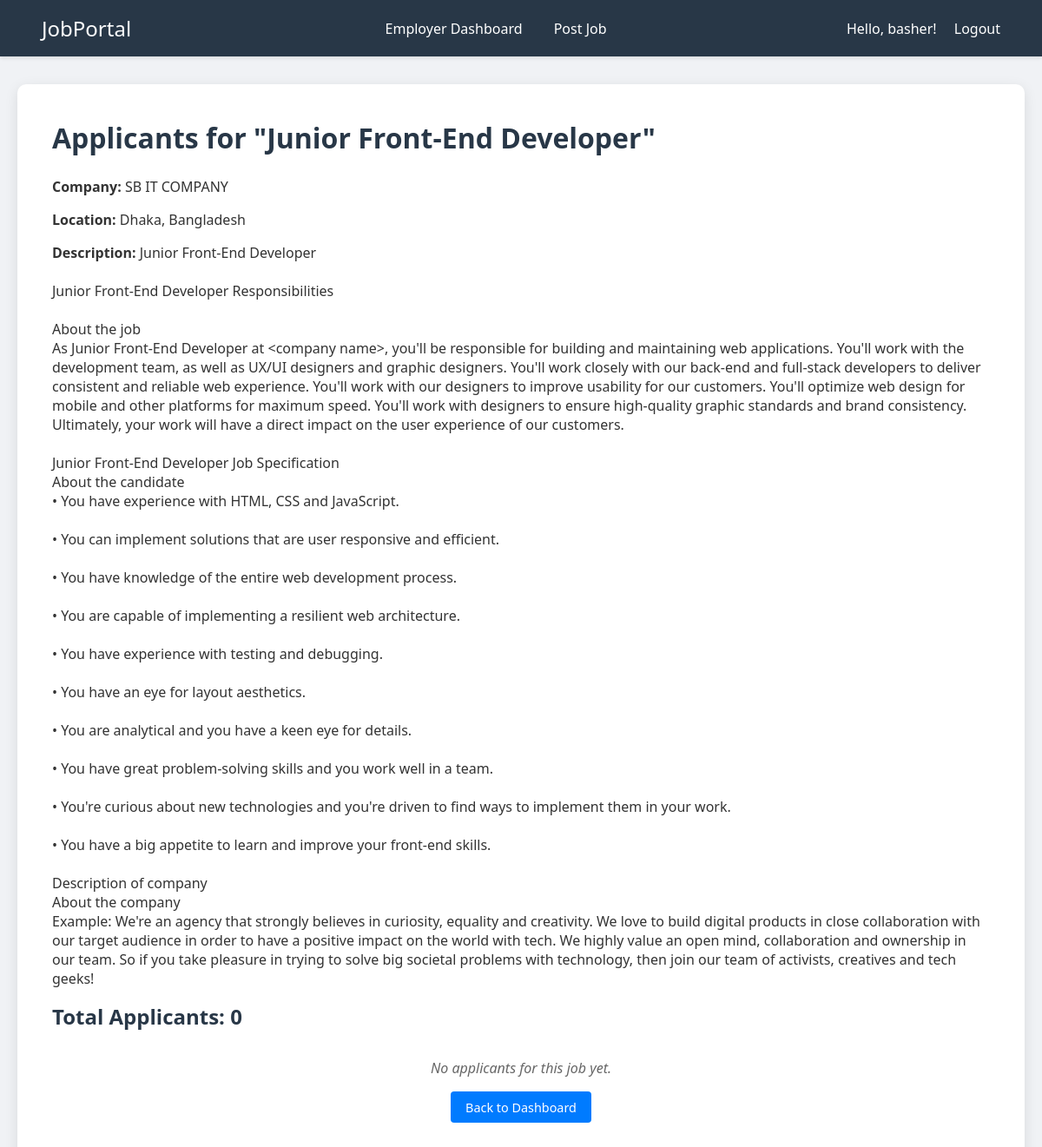
The page /employer/job/1/applicants/ (signed in) on the database as committed earlier.
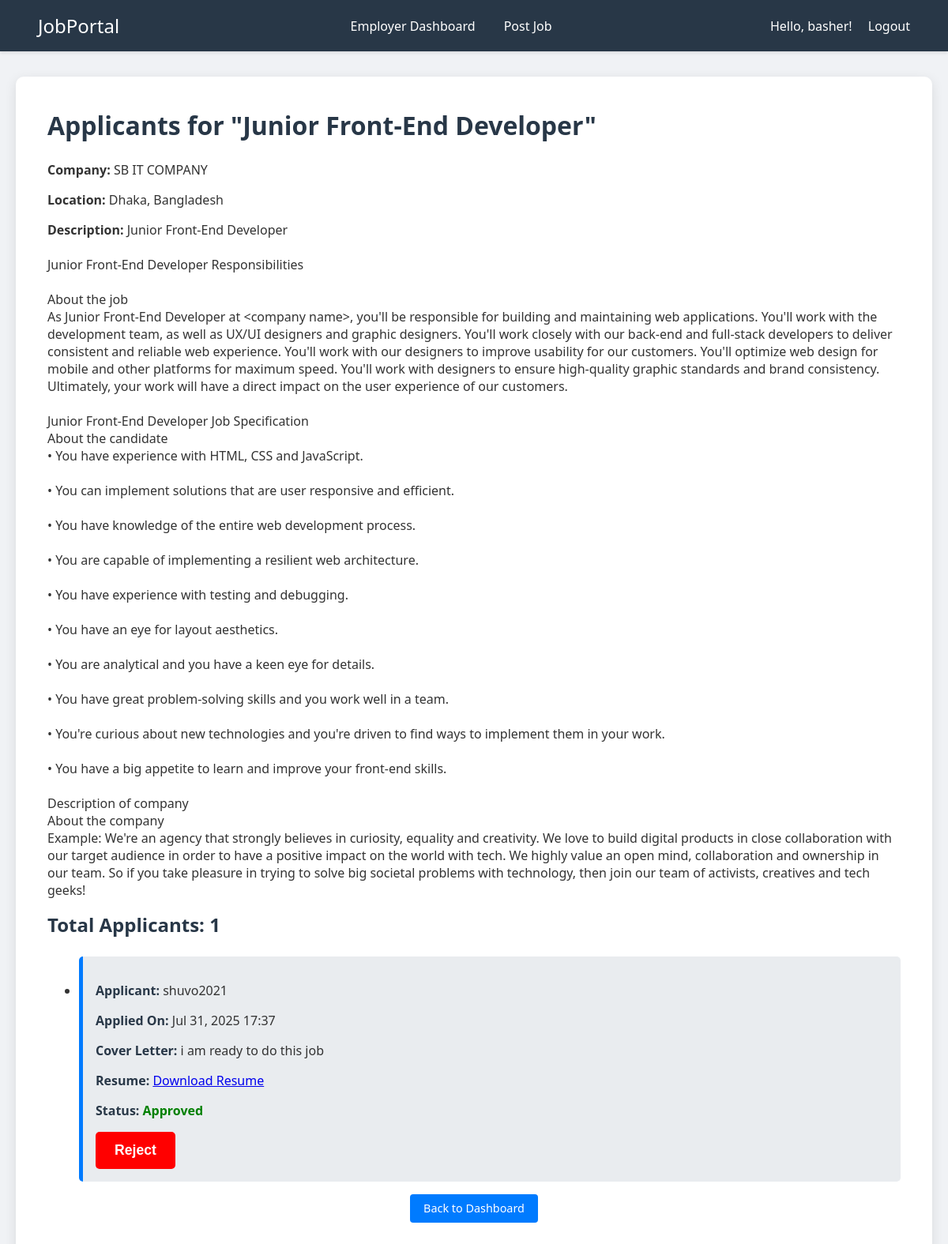
The same page on the database as committed later.
### accounts/models.py (models this page shows, shortened)
class User(AbstractUser):
    USER_TYPE_CHOICES = (
        ('applicant', 'Applicant'),
        ('employer', 'Employer'),
    )
    user_type = models.CharField(max_length=10, choices=USER_TYPE_CHOICES, default='applicant')
    groups = models.ManyToManyField(
        Group,
        related_name='accounts_user_set',
        blank=True,
        help_text='The groups this user belongs to. A user will get all permissions granted to each of their groups.',
        verbose_name='groups'
    )
    user_permissions = models.ManyToManyField(
        Permission,
        related_name='accounts_user_set',
        blank=True,
        help_text='Specific permissions for this user.',
        verbose_name='user permissions'
    )
    def is_employer(self):
        return self.user_type == 'employer'

### jobs/models.py (models this page shows, shortened)
class Job(models.Model):
    title = models.CharField(max_length=255)
    company_name = models.CharField(max_length=255)
    location = models.CharField(max_length=255)
    description = models.TextField()
    posted_by = models.ForeignKey(settings.AUTH_USER_MODEL, on_delete=models.CASCADE, related_name='posted_jobs')
    created_at = models.DateTimeField(auto_now_add=True)

class Application(models.Model):
    STATUS_CHOICES = (
        ('Pending', 'Pending'),
        ('Approved', 'Approved'),
        ('Rejected', 'Rejected'),
    )
    job = models.ForeignKey(Job, on_delete=models.CASCADE, related_name='applications')
    applicant = models.ForeignKey(settings.AUTH_USER_MODEL, on_delete=models.CASCADE, related_name='my_applications')
    resume = models.FileField(upload_to='resumes/') # Files will be saved in media/resumes/
    cover_letter = models.TextField()
    applied_at = models.DateTimeField(auto_now_add=True)
    status = models.CharField(max_length=20, choices=STATUS_CHOICES, default='Pending')
    class Meta:
        unique_together = ('job', 'applicant')
        ordering = ['-applied_at'] # Order by most recent application first

### jobs/views.py (the view, shortened to what this page needs)
# urls.py: path('employer/job/<int:job_id>/applicants/', views.job_applicants, name='job_applicants'),
@login_required
@user_passes_test(is_employer, login_url='login')
def job_applicants(request, job_id):
    job = get_object_or_404(Job, id=job_id, posted_by=request.user)
    applications = job.applications.all().select_related('applicant').order_by('-applied_at')
    return render(request, 'jobs/job_applicants.html', {'job': job, 'applications': applications})

### jobs/views.py (called while the page is built)
def is_employer(user):
    return user.is_authenticated and user.is_employer()

### jobs/templates/jobs/job_applicants.html (shortened to what this page needs)
{% extends 'base.html' %}
{% block content %}
    <h1>Applicants for "{{ job.title }}"</h1>
    <p><strong>Company:</strong> {{ job.company_name }}</p>
    <p><strong>Location:</strong> {{ job.location }}</p>
    <p><strong>Description:</strong> {{ job.description|linebreaksbr }}</p>
    <h2>Total Applicants: {{ applications.count }}</h2>
    {% if applications %}
        <ul class="job-applicants-list">
            {% for application in applications %}
                <li>
                    <p><strong>Applicant:</strong> {{ application.applicant.username }}</p>
                    <p><strong>Applied On:</strong> {{ application.applied_at|date:"M d, Y H:i" }}</p>
                    <p><strong>Cover Letter:</strong> {{ application.cover_letter|linebreaksbr }}</p>
                    <p><strong>Resume:</strong> <a href="{{ application.resume.url }}" target="_blank">Download Resume</a></p>
                    <p>
                        <strong>Status:</strong>
                        {% if application.status == 'Approved' %}
                            <span style="font-weight: bold; color: green;">
                                {{ application.status }}
                            </span>
                        {% endif %}
                    </p>
                    <div style="margin-top: 10px;">
                        {% if application.status == 'Pending' %}
                            <form method="post" action="{% url 'job_applicants' job.id %}" style="display: inline;">
                                {% csrf_token %}
                                <input type="hidden" name="application_id" value="{{ application.id }}">
                                <input type="hidden" name="status" value="Approved">
                                <button type="submit" class="button-link" style="background-color: green;">Approve</button>
                            </form>
                            <form method="post" action="{% url 'job_applicants' job.id %}" style="display: inline;">
                                {% csrf_token %}
                                <input type="hidden" name="application_id" value="{{ application.id }}">
                                <input type="hidden" name="status" value="Rejected">
                                <button type="submit" class="button-link" style="background-color: red;">Reject</button>
                            </form>
                        {% elif application.status == 'Approved' %}
                             <form method="post" action="{% url 'job_applicants' job.id %}" style="display: inline;">
                                <button type="submit" class="button-link" style="background-color: red;">Reject</button>
                            </form>
                        {% endif %}
                    </div>
                </li>
            {% endfor %}
        </ul>
    {% else %}
        <p class="no-records">No applicants for this job yet.</p>
    {% endif %}
    <p class="center-text"><a href="{% url 'employer_dashboard' %}" class="button-link">Back to Dashboard</a></p>
{% endblock %}

### templates/base.html (shortened to what this page needs)
<!DOCTYPE html>
<html lang="en">
<head>
</head>
<body>
    <nav>
        <div class="brand"><a href="{% url 'home' %}">JobPortal</a></div>
        <div>
            {% if user.is_authenticated %}
                {% if user.is_employer %}
                    <a href="{% url 'employer_dashboard' %}">Employer Dashboard</a>
                    <a href="{% url 'post_job' %}">Post Job</a>
                {% elif user.is_applicant %}
                    <a href="{% url 'applicant_dashboard' %}">Applicant Dashboard</a>
                    <a href="{% url 'job_list' %}">Browse Jobs</a>
                {% endif %}
            {% endif %}
        </div>
        <div>
            {% if user.is_authenticated %}
                <span>Hello, {{ user.username }}!</span>
                <a href="{% url 'logout' %}">Logout</a>
            {% else %}
                <a href="{% url 'login' %}">Login</a>
                <a href="{% url 'register_applicant' %}">Register</a>
            {% endif %}
        </div>
    </nav>
    <div class="container">
        {% block content %}
        {% endblock %}
    </div>
</body>
</html>

### templates/base.html (style rules this page uses)
body { font-family: 'Segoe UI', Tahoma, Geneva, Verdana, sans-serif; margin: 0; padding: 0; background-color: #f0f2f5; color: #333; }
nav { background-color: #283747; color: white; padding: 1rem 2rem; display: flex; justify-content: space-between; align-items: center; box-shadow: 0 2px 4px rgba(0,0,0,0.1); }
nav a { color: white; text-decoration: none; margin: 0 1rem; font-weight: 500; transition: color 0.3s ease; }
nav .brand { font-size: 1.5rem; font-weight: bold; }
.container { width: 90%; max-width: 1200px; margin: 2rem auto; background-color: white; padding: 2.5rem; border-radius: 10px; box-shadow: 0 4px 15px rgba(0,0,0,0.1); }
h1, h2, h3 { color: #283747; margin-top: 0; margin-bottom: 1.5rem; }
form button[type="submit"] { background-color: #007bff; color: white; padding: 0.8rem 1.5rem; border: none; border-radius: 5px; cursor: pointer; font-size: 1.1rem; font-weight: bold; transition: background-color 0.3s ease; }
.job-applicants-list li { background-color: #e9ecef; padding: 1rem; margin-bottom: 0.8rem; border-radius: 5px; border-left: 5px solid #007bff; }
.job-applicants-list li strong { color: #283747; }
.center-text { text-align: center; }
.button-link { display: inline-block; background-color: #007bff; color: white; padding: 0.6em 1.2em; border: none; border-radius: 4px; text-decoration: none; font-size: 0.9em; transition: background-color 0.3s ease; }

Rows that differ between the two databases and show on the page:
added Application: applicant.username "shuvo2021", applied_at "Jul 31, 2025 17:37", cover_letter "i am ready to do this job", status "Approved"
Other text that changed with them:
{{ applications.count }}: "0" → "1"
text no longer shown: "No applicants for this job yet."
